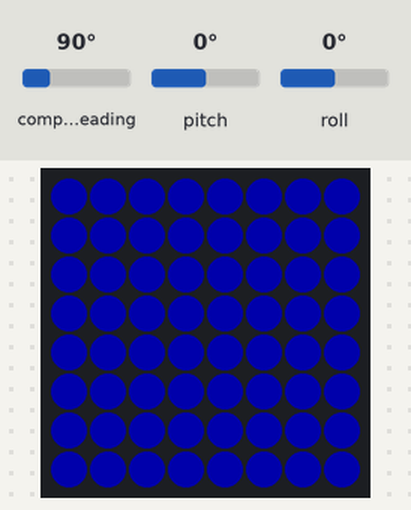
Bench run of a program on a simulated Raspberry Pi (BCM pin numbers) with a Sense HAT. Parts: the Sense HAT's 8×8 RGB LED matrix. The inputs (shaded band) are chosen by the test bench; at power-on: pitch 0°, roll 0°, compass heading 90°. Dim RGB values are drawn brighter than linear; the Sense HAT reports a negative pitch or roll as 360° plus the angle.

Above: at 1.2 s.
1.3 s: pitch set to -86°
At 2.5 s:
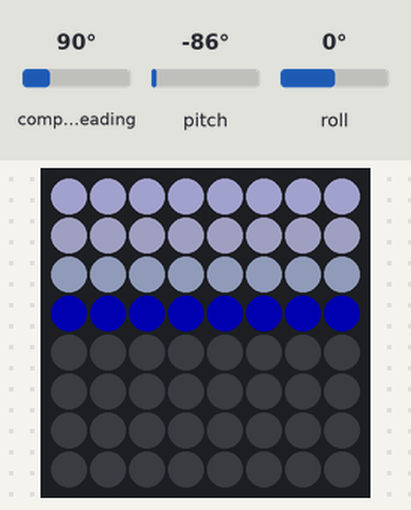
2.8 s: roll set to -86°
At 3.9 s:
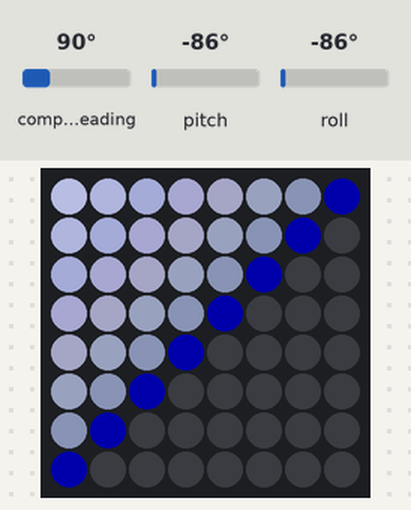
4.3 s: pitch set to -45°
At 5.1 s:
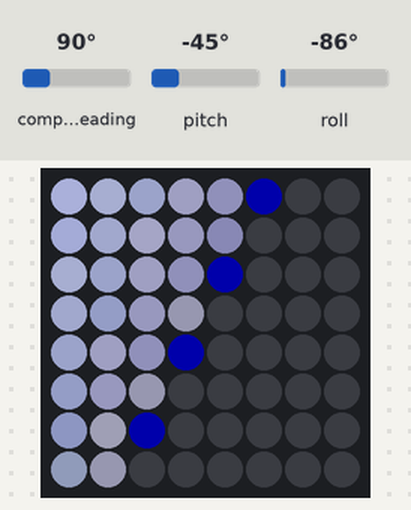
5.8 s: roll set to -45°
At 6.1 s:
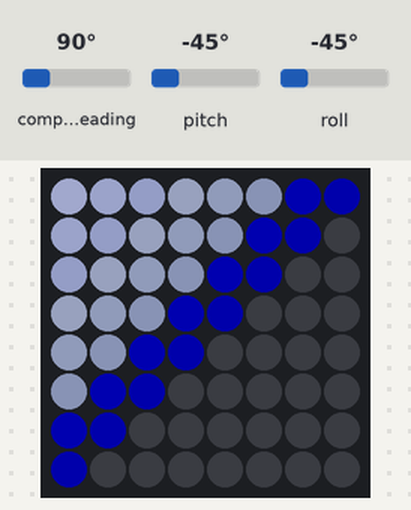
Timing chart, 0 to 8.3 s (numbered marks = the images above; inputs shaded):
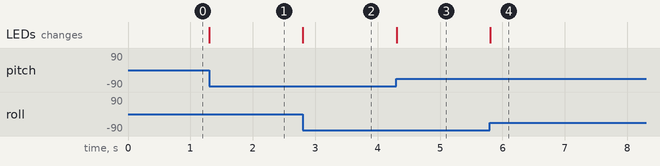

Measured:
- after the input at 1.3 s, the LEDs: change at once (image 1)
- after the input at 2.8 s, the LEDs: change at once (image 2)
- after the input at 4.3 s, the LEDs: change at once (image 3)
- after the input at 5.8 s, the LEDs: change at once (image 4)

The program:

nerotears.py
```python
# By Raynard Jon
# raynard@rasenn.com
# Show shiny liquid on your sense hat 8*8 matrix
# Run the code and try to move around the rpi
from sense_hat import SenseHat
import numpy as np
sense=SenseHat()
# Turn 90 degrees
# If angle still not right on your rpi
# Try more degrees
sense.set_rotation(90)
# Raw scall
raw=(np.array(range(8),dtype=np.float)-3.5)/4
pix=[]
while True:
	# Orientation Degree
	o_deg = sense.get_orientation()
	# Degree of Pitch
	dp=o_deg["pitch"]
	# Degree of Roll
	dr=o_deg["roll"]
	# Adjust Value to balance around zero
	if dp>180: dp-=360
	if dr>180: dr-=360
	# Adjust the scale
	pitch=raw*(dp)*15/18
	roll=raw*(dr)*15/18
	#print "%s,%s"%(pitch,roll)
	for p in range(8):
		for r in range(8):
			# add up pitch and roll array spot
			# Make sure it's larger than 0
			v=max(int(50+pitch[p]+roll[r]),0)
			# Set colors of a pixel
			# Tone down the RED and GREEN
			# To give a blue quality
			c=[int(v*0.8),int(v*0.8),v]
			pix.append(c)
	sense.set_pixels(pix)
	pix=list()
```
